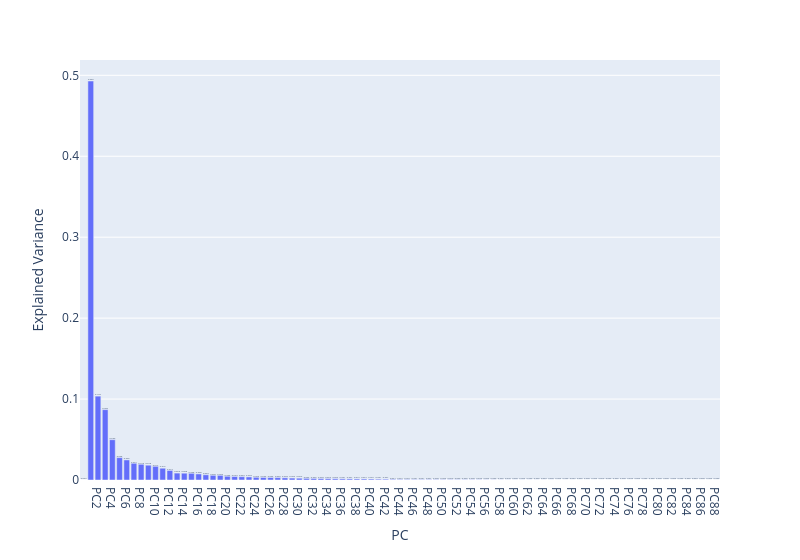

Notebook cell for this chart:
### Code cell
fig = px.bar(df_explained_variance, 
             x='PC', y='Explained Variance',
             text='Explained Variance',
             width=800)

fig.update_traces(texttemplate='%{text:.3f}', textposition='outside')
fig.show()
